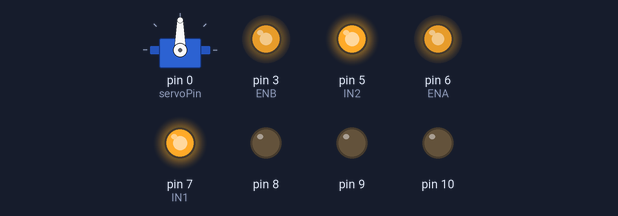
Simulated run of this sketch. Board: Arduino Uno, built with avr-gcc and run on an emulated ATmega328P. Shown: servo, output pins drawn as LEDs (lit = HIGH).

Above: at 0.1 s.
At 4.68 s:
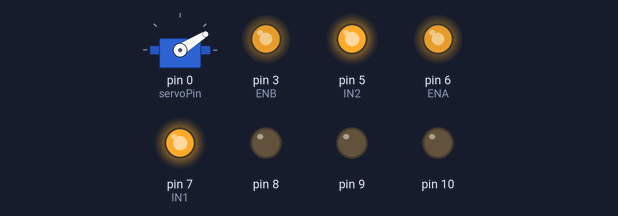
At 7.8 s:
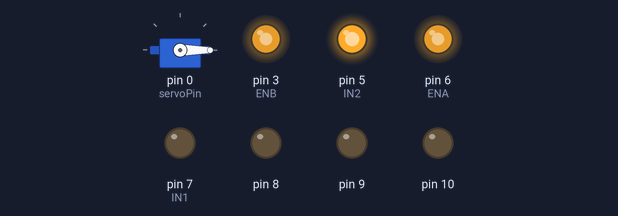
At 9.8 s:
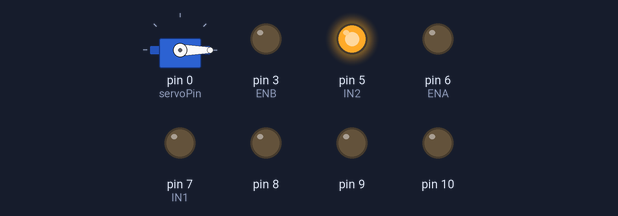
At 17.6 s:
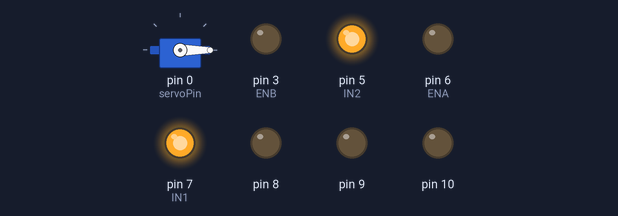
At 35.3 s:
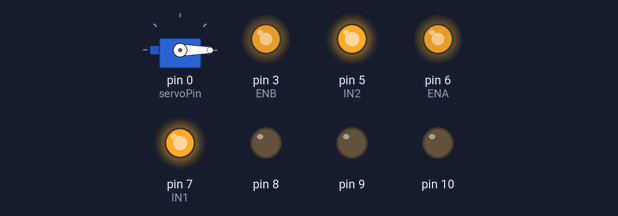
Timing chart, 0 to 40.0 s (numbered marks = the images above):
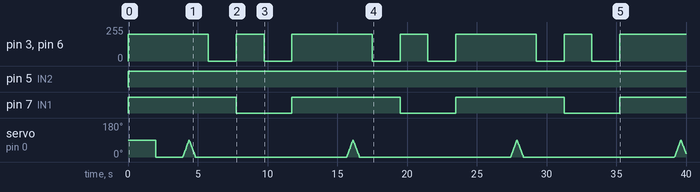

The sketch:

integration.ino
```cpp
#include <Servo.h>

Servo myservo;
#define servoPin 0

int angle = 90;
int claw_angle = 0;

int IN1=7;
int IN2=5;
int IN3=4;
int IN4=2;
int ENA=6;
int ENB=3;

void setup() {
  myservo.attach(servoPin);

  for (int i = 5; i <11; i ++) {
    pinMode(i, OUTPUT);
  }
}

void loop() {
  // rotate CW
 digitalWrite(IN1,HIGH);
 digitalWrite(IN2,HIGH);
analogWrite(ENA,200);
 digitalWrite(IN3,HIGH);
 digitalWrite(IN4,HIGH);
analogWrite(ENB,200);
 delay(2000);


 myservo.write(-90);
  delay(1000);

  // Sweep from 0 to 180 degrees:
  for (angle = -180; angle <= 90; angle += 1) {
    myservo.write(angle);
    delay(5);
  }

  // Back from 180 to 0 degrees:
  for (angle = 90; angle >= -180; angle -= 1) {
    myservo.write(angle);
    delay(5);
  }

 // pause for 2S
 analogWrite(ENA,0);
analogWrite(ENB,0);
  delay(2000);


  digitalWrite(IN1,LOW);
   digitalWrite(IN2,HIGH);
  analogWrite(ENA,200);
   digitalWrite(IN3,LOW);
   digitalWrite(IN4,HIGH);
  analogWrite(ENB,200);
 delay(2000);
 // pause for 2S
 analogWrite(ENA,0);
analogWrite(ENB,0);
 delay(2000);
}
```

Measured:
- by itself, pin 3 (ENB), pin 6 (ENA): repeats every 11.8 s: 0/255 2.0 s, 200/255 2.0 s, 0/255 2.0 s, 200/255 5.8 s
- by itself, pin 5 (IN2): LOW → HIGH at 0.00 s
- by itself, pin 7 (IN1): alternates HIGH for 7.8 s and LOW for 4.0 s
